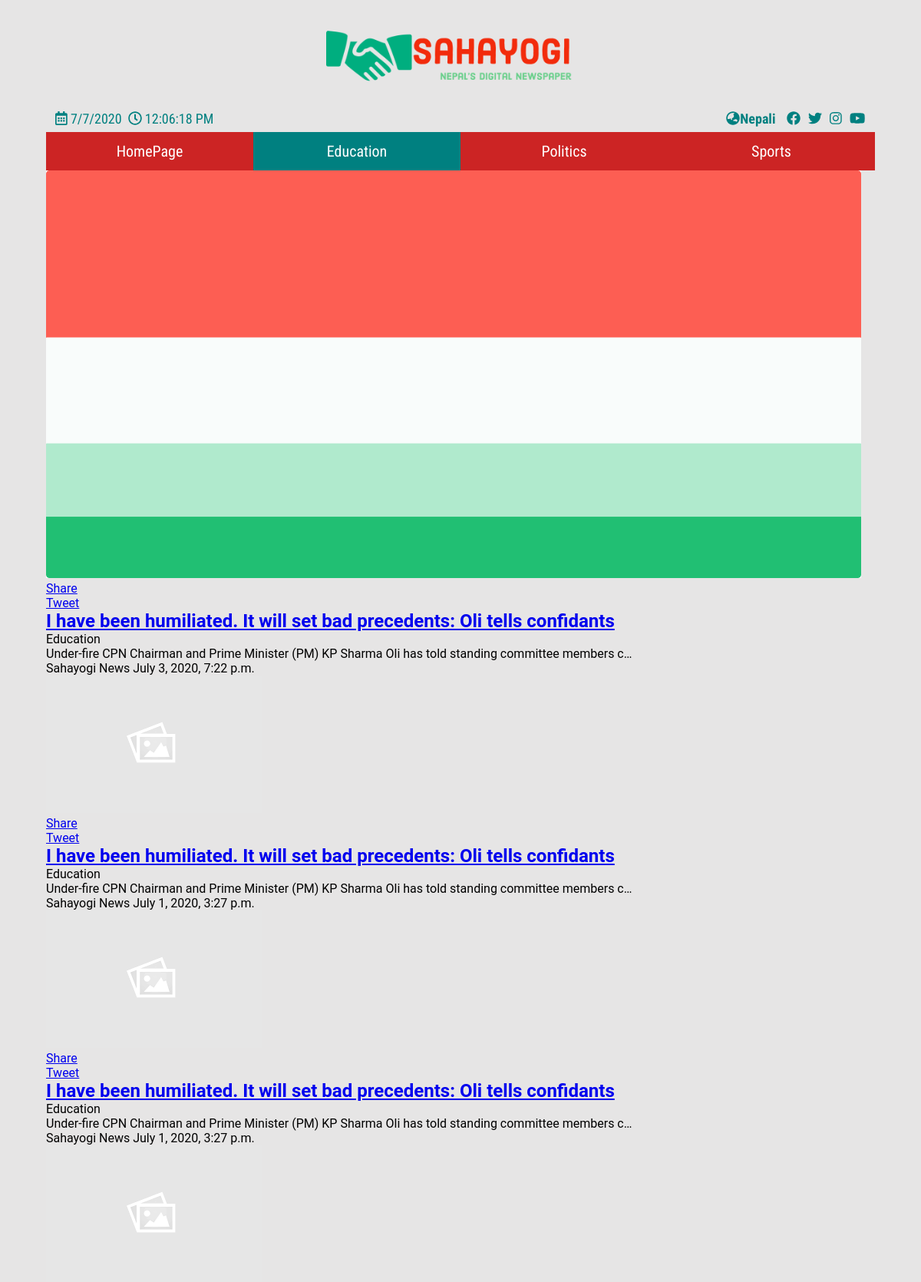
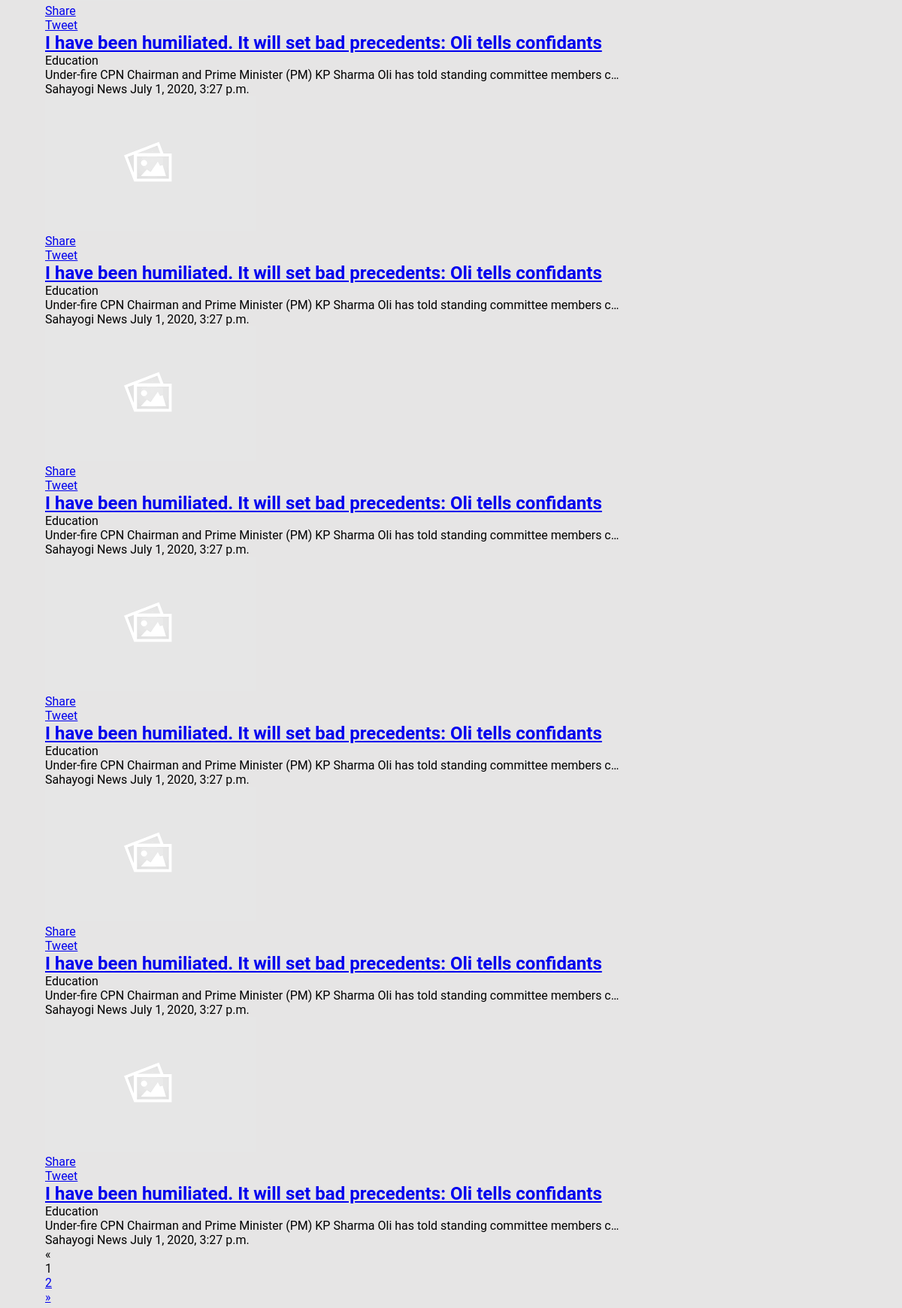
/en/news/Education (upper part), run on the app's committed database (2 pictures, top to bottom).
### news/models.py (models this page shows, shortened)
class NewsType(models.Model):
    title = models.CharField(
        max_length=100, default='समाचार को प्रकार', verbose_name='समाचार को प्रकार')
    title_eng = models.CharField(
        max_length=100, default="Type Of News ", verbose_name='Type Of News')
    def __str__(self):
        return f'{self.title}'

class News(models.Model):
    news_type = models.ForeignKey(
        NewsType, on_delete=models.CASCADE, related_name='news')
    title = models.CharField(
        max_length=250, verbose_name='शिर्षक', default="शिर्षक भेटिएन")
    title_eng = models.CharField(
        max_length=250, null=True, verbose_name='Title', default="No Title")
    description = models.TextField(
        verbose_name='विवरण', default="विवरण भेटिएन")
    description_eng = models.TextField(
        null=True, verbose_name='Description', default="No description")
    display_picture = models.ImageField(
        default='image_placeholder.png', null=True, blank=True)
    editor = models.CharField(
        max_length=100, default='सहयोगी समाचार', verbose_name='सम्पादक')
    editor_eng = models.CharField(
        max_length=100, default="Sahayogi News", verbose_name='Editor')
    pub_date = models.DateTimeField(default=datetime.datetime.now())

### news/views.py (the view)
# urls.py: path('en/news/<str:newstype>', newsPage_eng, name='news_eng'),
def newsPage_eng(request, newstype):
    news_types = NewsType.objects.all()
    links = Links.objects.all()[0]
    newstype = NewsType.objects.get(title_eng=newstype)
    newses_list = News.objects.filter(news_type=newstype)
    page = request.GET.get('page', 1)
    paginator = Paginator(newses_list, 9)
    try:
        newses = paginator.page(page)
    except PageNotAnInteger:
        newses = paginator.page(1)
    except EmptyPage:
        newses = paginator.page(paginator.num_pages)
    return render(request, 'visitor/news_eng.html', {
        'newstype': newstype, 'page_type': newstype, 'news_types': news_types, 'newses': newses, 'links': links})

### templates/visitor/news_eng.html (shortened to what this page needs)
{% extends 'visitor/home_eng.html'%}
{% load static %}
{% block main_css%}
<link rel="stylesheet" href="{% static 'css/news_main.css'%}">
{% endblock%}
{% block language_url%}{% url 'news' newstype=page_type%}{% endblock%}
{% block main%}
<div class="news-grid-bx">
    {% for news in newses %}
    <div class="news">
        <figure>
            {% if news.display_picture %}
            <img class="news-image" src="{{news.display_picture.url}}" alt="Image">
            {% else %}
            <img class="news-image" src="{% static 'images/image_placeholder.png'%}" alt="Image">
            {% endif %}
        </figure>
        <div class="share-btns">
            <div class="fb-share-button" data-href="{% url 'homepage' %}" data-layout="button" data-size="small">
                <a target="_blank"
                    href="https://www.facebook.com/sharer/sharer.php?u=https%3A%2F%2Fdevelopers.facebook.com%2Fdocs%2Fplugins%2F&amp;src=sdkpreparse"
                    class="fb-xfbml-parse-ignore">Share</a>
            </div>
            <div class="twitter-share-btn">
                <a href="https://twitter.com/share?ref_src=twsrc%5Etfw" class="twitter-share-button"
                    data-url="{% url 'homepage'%}" data-show-count="true" data-size="small">Tweet</a>
            </div>
        </div>
        <h2 class="news-title"><a
                href="{% url 'news_detail_eng' news.news_type.title_eng news.id%}">{{news.title_eng}}</a></h2>
        <span class="news-type">{{news.news_type.title_eng}}</span>
        <p class="news-body">{{news.description_eng|truncatechars:100}}</p>
        <p class="editor-date"><span class="news-editor">{{news.editor_eng}}</span> <span
                class="news-pub-date">{{news.pub_date}}</span></p>
    </div>
    {% empty %}
    <div class="empty-bx">
        <h2 class="empty-message"><i class="fas fa-exclamation-circle"> </i> No news found .</h2>
    </div>
    {% endfor%}
</div>
{% if newses.has_other_pages %}
<div class="paginator-bar">
    <div class="left">
        {% if newses.has_previous %}
        <a href="?page={{newses.previous_page_number}}">&laquo;</a>
        {% else%}
        <span class="paginator-left-disabled">&laquo;</span>
        {% endif%}
    </div>
    <div class="midlle">
        <ul class="page-number-bx">
            {% for i in newses.paginator.page_range%}
            {% if newses.number == i %}
            <li class="page-number active"><span>{{i}}</span></li>
            {% else %}
            <li class="page-number "><a href="?page={{i}}">{{i}}</a></li>
            {% endif %}
            {% endfor%}
        </ul>
    </div>
    <div class="right">
        {% if newses.has_next %}
        <a href="?page={{newses.next_page_number}}">&raquo;</a>
        {% else%}
        <span class="paginator-left-disabled">&raquo;</span>
        {% endif %}
    </div>
</div>
{% endif %}
{% endblock main %}

### templates/visitor/home_eng.html (shortened to what this page needs)
<!DOCTYPE html>
<html lang="en">
<head>
    {% load static %}
    <link rel="stylesheet" href="{% static 'css/home_header.css' %}">
    {% block main_css %}{% endblock %}
    <link rel="stylesheet" href="{% static 'js/OwlCarousel2-2.3.4/dist/assets/owl.carousel.min.css'%}">
    <link rel="stylesheet" href="{% static 'js/OwlCarousel2-2.3.4/dist/assets/owl.theme.default.min.css'%}">
</head>
<body>
    <div class="root">
        <div class="hdr">
            <div class="logo">
                <figure>
                    <a href="{% url 'homepage_eng' %}">
                        <img height="auto" width="450px" src="{% static 'images/logo_eng.png'%}" alt="">
                    </a>
                </figure>
            </div>
            <div class="date-time-social-links">
                <div class="date-time">
                    <span class="date-bx"><i class="far fa-calendar-alt"> </i> <span class="date">
                            </span></span>
                    <span class="time-bx"><i class="far fa-clock"></i> <span class="time">
                            </span></span>
                </div>
                <div class="social-link">
                    <strong><a href="{% block language_url%}{% url 'homepage'%}{% endblock %}"
                            class="language-changer"><i class="fas fa-globe-asia"></i>Nepali</a></strong>
                    <a href="{{links.facebook}}" class="link">
                        <i class="fab fa-facebook"></i></a>
                    <a href="{{links.twitter}}" class="link">
                        <i class="fab fa-twitter"></i></a>
                    <a href="{{links.instagram}}" class="link">
                        <i class="fab fa-instagram"></i></a>
                    <a href="{{links.youtube}}" class="link">
                        <i class="fab fa-youtube"></i></a>
                </div>
            </div>
            <div class="nbr-bx" eng>
                <div class="nbar-itms Homepage">
                    <a class="nbar-itms-anchor" href="{% url 'homepage_eng' %}">HomePage</a>
                </div>
                {% for news_type in news_types %}
                <div class="nbar-itms {{news_type.title_eng}}">
                    <a class="nbar-itms-anchor"
                        href="{% url 'news_eng' newstype=news_type.title_eng%}">{{news_type.title_eng}}</a>
                </div>
                {% endfor %}
            </div>
        </div>
        <div class="main">
            {% block main %}{% endblock main%}
        </div>
    </div>
</body>
</html>

### static/css/home_header.css (style rules this page uses)
* { box-sizing: border-box; padding: 0; scrollbar-width: thin; margin: 0; }
:root, html { height: 100%; width: 100%; }
body { width: 100%; overflow-x: hidden; display: flex; justify-content: center; color: black; background: rgb(230, 229, 229); font-family: 'Roboto', sans-serif; }
.root { width: 97%; height: 100%; overflow-x: hidden; }
.hdr { width: 100%; display: flex; flex-direction: column; }
.hdr div { width: 100%; }
.logo { display: flex; justify-content: center; }
.logo img { width: 350px; height: auto; }
.date-time-social-links { display: flex; padding: 7px 10px; flex-direction: row; font-size: 18px; color: teal; font-family: 'Roboto Condensed', sans-serif; }
.date-time { width: auto; margin: auto; }
.date-bx { margin: 0 2px; }
.time-bx { margin: 0 2px; }
.social-link { text-align: right; width: auto; margin: auto; }
.social-link a { text-decoration: none; color: teal; padding: 3px; border-radius: 5px; transition: all 0.2s ease-out; }
.social-link .language-changer { color: teal; border-radius: 5px; padding: 3px 7px; }
.nbr-bx { width: 100%; background: rgb(204, 36, 36); display: flex; flex-flow: column wrap; overflow-x: auto; height: 50px; position: relative; font-family: 'Roboto Condensed', sans-serif; }
.nbr-bx .nbar-itms { width: 20%; height: 100%; text-align: center; overflow-x: auto; overflow-y: hidden; padding: 7px; transition: all 0.2s ease-out; }
.nbr-bx .selected { background: teal; }
.nbr-bx .nbar-itms a { text-decoration: none; height: 100%; width: 100%; color: white; font: bolder; font-size: 20px; display: flex; align-items: center; justify-content: center; }
@media only screen and (min-width: 680px) { .nbr-bx .nbar-itms { width: 35%; } }
@media only screen and (min-width: 768px) { .nbr-bx .nbar-itms { width: 25%; } }
@media only screen and (min-width: 992px) { .root { width: 90%; } }

### data on the page
NewsType: title_eng "Education"
NewsType: title_eng "Politics"
NewsType: title_eng "Sports"
News: display_picture (picture), title_eng "I have been humiliated. It will set bad precedents: Oli tells confidants", news_type.title_eng "Education", description_eng "Under-fire CPN Chairman and Prime Minister (PM) KP Sharma Oli has told standing committee members c…", editor_eng "Sahayogi News", pub_date "July 3, 2020, 7:22 p.m."
News: display_picture (placeholder picture), title_eng "I have been humiliated. It will set bad precedents: Oli tells confidants", news_type.title_eng "Education", description_eng "Under-fire CPN Chairman and Prime Minister (PM) KP Sharma Oli has told standing committee members c…", editor_eng "Sahayogi News", pub_date "July 1, 2020, 3:27 p.m."
News: display_picture (placeholder picture), title_eng "I have been humiliated. It will set bad precedents: Oli tells confidants", news_type.title_eng "Education", description_eng "Under-fire CPN Chairman and Prime Minister (PM) KP Sharma Oli has told standing committee members c…", editor_eng "Sahayogi News", pub_date "July 1, 2020, 3:27 p.m."
News: display_picture (placeholder picture), title_eng "I have been humiliated. It will set bad precedents: Oli tells confidants", news_type.title_eng "Education", description_eng "Under-fire CPN Chairman and Prime Minister (PM) KP Sharma Oli has told standing committee members c…", editor_eng "Sahayogi News", pub_date "July 1, 2020, 3:27 p.m."
News: display_picture (placeholder picture), title_eng "I have been humiliated. It will set bad precedents: Oli tells confidants", news_type.title_eng "Education", description_eng "Under-fire CPN Chairman and Prime Minister (PM) KP Sharma Oli has told standing committee members c…", editor_eng "Sahayogi News", pub_date "July 1, 2020, 3:27 p.m."
News: display_picture (placeholder picture), title_eng "I have been humiliated. It will set bad precedents: Oli tells confidants", news_type.title_eng "Education", description_eng "Under-fire CPN Chairman and Prime Minister (PM) KP Sharma Oli has told standing committee members c…", editor_eng "Sahayogi News", pub_date "July 1, 2020, 3:27 p.m."
News: display_picture (placeholder picture), title_eng "I have been humiliated. It will set bad precedents: Oli tells confidants", news_type.title_eng "Education", description_eng "Under-fire CPN Chairman and Prime Minister (PM) KP Sharma Oli has told standing committee members c…", editor_eng "Sahayogi News", pub_date "July 1, 2020, 3:27 p.m."
News: display_picture (placeholder picture), title_eng "I have been humiliated. It will set bad precedents: Oli tells confidants", news_type.title_eng "Education", description_eng "Under-fire CPN Chairman and Prime Minister (PM) KP Sharma Oli has told standing committee members c…", editor_eng "Sahayogi News", pub_date "July 1, 2020, 3:27 p.m."
News: display_picture (placeholder picture), title_eng "I have been humiliated. It will set bad precedents: Oli tells confidants", news_type.title_eng "Education", description_eng "Under-fire CPN Chairman and Prime Minister (PM) KP Sharma Oli has told standing committee members c…", editor_eng "Sahayogi News", pub_date "July 1, 2020, 3:27 p.m."

### other printed values
{{ i }} "1"
{{ i }} "2"
